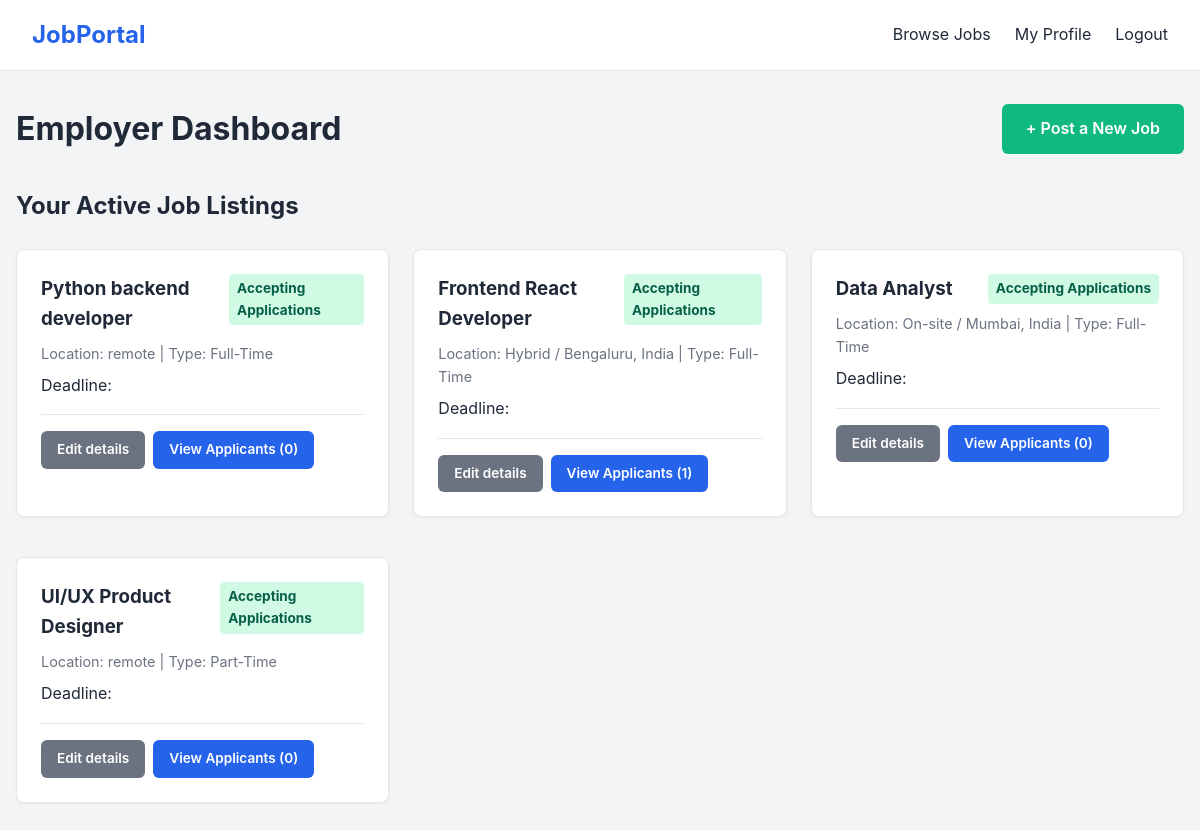
/employer/dashboard/ (signed in), run on the app's committed database.
### jobs/models.py (models this page shows, shortened)
class Job(models.Model):
    JOB_TYPES = (
        ('Full-Time', 'Full-Time'),
        ('Part-Time', 'Part-Time'),
        ('Remote', 'Remote'),
        ('Freelance', 'Freelance'),
    )
    employer = models.ForeignKey(User, on_delete=models.CASCADE, related_name='posted_jobs')
    title = models.CharField(max_length=200)
    description = models.TextField()
    requirements = models.TextField()
    location = models.CharField(max_length=150)
    job_type = models.CharField(max_length=20, choices=JOB_TYPES, default='Full-Time')
    deadline = models.DateField()
    is_filled = models.BooleanField(default=False)
    created_at = models.DateTimeField(auto_now_add=True)

### jobs/views.py (the view)
# urls.py: path('employer/dashboard/', views.employer_dashboard, name='employer_dashboard'),
@login_required
def employer_dashboard(request):
    if request.user.profile.user_type != 'employer':
        return redirect('home')
    my_jobs = Job.objects.filter(employer=request.user).order_by('-created_at')
    return render(request, 'jobs/employer_dashboard.html', {'jobs': my_jobs})

### jobs/templates/jobs/employer_dashboard.html (shortened to what this page needs)
<!DOCTYPE html>
<html lang="en">
<head>
    {% load static %}
    <link rel="stylesheet" href="{% static 'css/style.css' %}">
</head>
<body>
    <nav class="navbar">
        <div class="nav-logo"><a href="{% url 'home' %}">JobPortal</a></div>
        <ul class="nav-links">
            <li><a href="{% url 'home' %}">Browse Jobs</a></li>
            <li><a href="{% url 'users:profile' %}">My Profile</a></li>
            <li><a href="{% url 'users:logout' %}">Logout</a></li>
        </ul>
    </nav>
    <div class="container">
        <div style="display: flex; justify-content: space-between; align-items: center; margin-bottom: 2rem;">
            <h1>Employer Dashboard</h1>
            <a href="{% url 'create_job' %}" class="btn btn-success">+ Post a New Job</a>
        </div>
        <h2>Your Active Job Listings</h2>
        <div class="dashboard-grid">
            {% for job in jobs %}
                <div class="card">
                    <div style="display: flex; justify-content: space-between; align-items: flex-start;">
                        <h3>{{ job.title }}</h3>
                        {% if job.is_filled %}
                            <span class="badge" style="background-color: #fee2e2; color: #991b1b;">Position Filled</span>
                        {% else %}
                            <span class="badge" style="background-color: #d1fae5; color: #065f46;">Accepting Applications</span>
                        {% endif %}
                    </div>
                    <p style="color: #6b7280; font-size: 0.9rem; margin: 0.5rem 0;">Location: {{ job.location }} | Type: {{ job.job_type }}</p>
                    <p style="margin-bottom: 1rem;">Deadline: {{ job.application_deadline|date:"M d, Y" }}</p>
                    <div style="border-top: 1px solid #e5e7eb; padding-top: 1rem; margin-top: 1rem; display: flex; gap: 0.5rem;">
                        <a href="{% url 'edit_job' job.id %}" class="btn btn-secondary" style="font-size: 0.85rem; padding: 0.5rem 1rem;">Edit details</a>
                        <a href="{% url 'applications' %}?job_id={{ job.id }}" class="btn" style="font-size: 0.85rem; padding: 0.5rem 1rem;">View Applicants ({{ job.applications.count }})</a>
                    </div>
                </div>
            {% empty %}
                <div class="card" style="grid-column: 1 / -1; text-align: center; padding: 3rem;">
                    <p style="color: #6b7280; font-size: 1.1rem;">You haven't posted any jobs yet.</p>
                    <a href="{% url 'create_job' %}" class="btn" style="margin-top: 1rem;">Get Started Now</a>
                </div>
            {% endfor %}
        </div>
    </div>
</body>
</html>

### static/CSS/style.css (style rules this page uses)
:root { --primary-color: #2563eb; --primary-dark: #1d4ed8; --success-color: #10b981; --dark-text: #1f2937; --light-bg: #f3f4f6; --border-color: #e5e7eb; }
* { margin: 0; padding: 0; box-sizing: border-box; }
body { font-family: -apple-system, BlinkMacSystemFont, "Segoe UI", Roboto, Helvetica, Arial, sans-serif; color: var(--dark-text); background-color: var(--light-bg); line-height: 1.6; }
a { text-decoration: none; color: inherit; }
.navbar { background-color: #ffffff; border-bottom: 1px solid var(--border-color); padding: 1rem 2rem; display: flex; justify-content: space-between; align-items: center; }
.nav-logo { font-size: 1.5rem; font-weight: 700; color: var(--primary-color); }
.nav-links { display: flex; list-style: none; gap: 1.5rem; align-items: center; }
.container { max-width: 1200px; margin: 2rem auto; padding: 0 1rem; }
.card { background: #ffffff; border: 1px solid var(--border-color); border-radius: 8px; padding: 1.5rem; margin-bottom: 1rem; box-shadow: 0 1px 3px rgba(0,0,0,0.05); }
.btn { display: inline-block; padding: 0.75rem 1.5rem; background-color: var(--primary-color); color: #ffffff; border-radius: 6px; border: none; font-weight: 600; cursor: pointer; text-align: center; }
.btn-success { background-color: var(--success-color); }
.btn-secondary { background-color: #6b7280; }
.dashboard-grid { display: grid; grid-template-columns: repeat(auto-fill, minmax(320px, 1fr)); gap: 1.5rem; margin-top: 1.5rem; }
.badge { display: inline-block; padding: 0.25rem 0.5rem; border-radius: 4px; font-size: 0.85rem; font-weight: bold; background-color: #e5e7eb; }

### data on the page
Job: title "Python backend developer", is_filled "Accepting Applications", location "remote", job_type "Full-Time", applications.count "0"
Job: title "Frontend React Developer", is_filled "Accepting Applications", location "Hybrid / Bengaluru, India", job_type "Full-Time", applications.count "1"
Job: title "Data Analyst", is_filled "Accepting Applications", location "On-site / Mumbai, India", job_type "Full-Time", applications.count "0"
Job: title "UI/UX Product Designer", is_filled "Accepting Applications", location "remote", job_type "Part-Time", applications.count "0"
